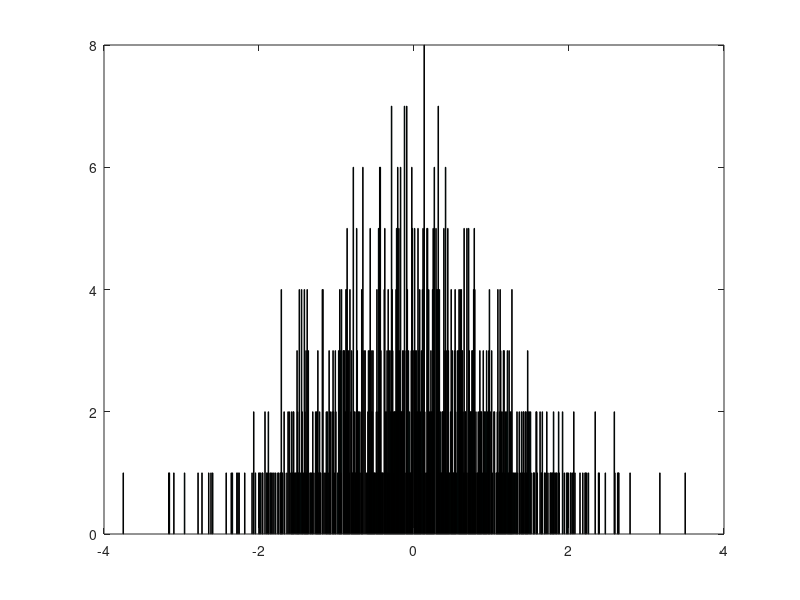
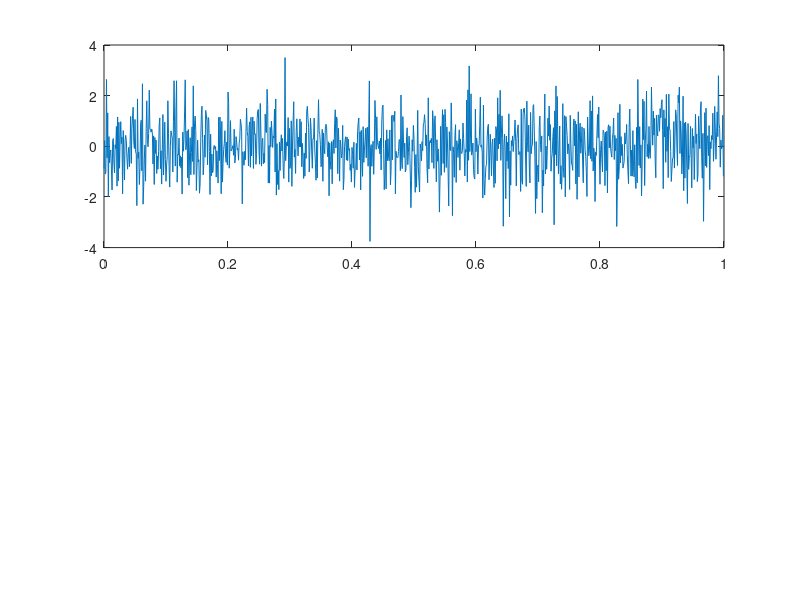

Write the MATLAB code that produced these figures, in order.
clear all
close all
clc

%%
fs = 1e3;
ts = 1/fs;
n = 1;
t = [0:ts:1-ts];

r1 = randn(1, 1e3);
figure(1)
hist(r1, 1e3)

figure(2)
subplot(211)
plot(t, r1)

R1 = fft(r1)/length(r1);
R1_s = fftshift(R1);
%f = [-fs/2:1e6:fs/2];
%subplot(212)
%plot(f, abs(R1))